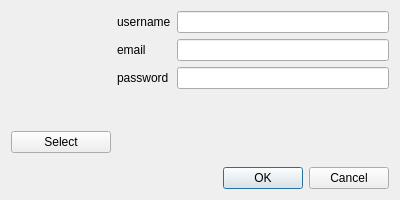
<?xml version="1.0" encoding="UTF-8"?>
<ui version="4.0">
 <class>UserInfoDialog</class>
 <widget class="QDialog" name="UserInfoDialog">
  <property name="geometry">
   <rect>
    <x>0</x>
    <y>0</y>
    <width>400</width>
    <height>200</height>
   </rect>
  </property>
  <property name="minimumSize">
   <size>
    <width>400</width>
    <height>200</height>
   </size>
  </property>
  <property name="maximumSize">
   <size>
    <width>400</width>
    <height>200</height>
   </size>
  </property>
  <property name="windowTitle">
   <string>User info edit</string>
  </property>
  <layout class="QGridLayout" name="gridLayout">
   <item row="0" column="0">
    <layout class="QHBoxLayout" name="horizontalLayout">
     <item>
      <layout class="QVBoxLayout" name="verticalLayout">
       <item>
        <widget class="QLabel" name="label_avatar">
         <property name="sizePolicy">
          <sizepolicy hsizetype="Fixed" vsizetype="Fixed">
           <horstretch>0</horstretch>
           <verstretch>0</verstretch>
          </sizepolicy>
         </property>
         <property name="minimumSize">
          <size>
           <width>100</width>
           <height>100</height>
          </size>
         </property>
         <property name="maximumSize">
          <size>
           <width>100</width>
           <height>100</height>
          </size>
         </property>
         <property name="text">
          <string/>
         </property>
        </widget>
       </item>
       <item>
        <widget class="QPushButton" name="pushButton_select_avatar">
         <property name="text">
          <string>Select</string>
         </property>
        </widget>
       </item>
      </layout>
     </item>
     <item>
      <layout class="QFormLayout" name="formLayout">
       <item row="1" column="1">
        <widget class="QLineEdit" name="lineEdit_email"/>
       </item>
       <item row="1" column="0">
        <widget class="QLabel" name="label_email">
         <property name="text">
          <string>email</string>
         </property>
        </widget>
       </item>
       <item row="2" column="0">
        <widget class="QLabel" name="label_password">
         <property name="text">
          <string>password</string>
         </property>
        </widget>
       </item>
       <item row="2" column="1">
        <widget class="QLineEdit" name="lineEdit_password"/>
       </item>
       <item row="0" column="0">
        <widget class="QLabel" name="label_username">
         <property name="text">
          <string>username</string>
         </property>
        </widget>
       </item>
       <item row="0" column="1">
        <widget class="QLineEdit" name="lineEdit_username"/>
       </item>
      </layout>
     </item>
    </layout>
   </item>
   <item row="1" column="0">
    <widget class="QDialogButtonBox" name="buttonBox">
     <property name="orientation">
      <enum>Qt::Horizontal</enum>
     </property>
     <property name="standardButtons">
      <set>QDialogButtonBox::Cancel|QDialogButtonBox::Ok</set>
     </property>
    </widget>
   </item>
  </layout>
 </widget>
 <resources/>
 <connections>
  <connection>
   <sender>buttonBox</sender>
   <signal>accepted()</signal>
   <receiver>UserInfoDialog</receiver>
   <slot>accept()</slot>
   <hints>
    <hint type="sourcelabel">
     <x>248</x>
     <y>254</y>
    </hint>
    <hint type="destinationlabel">
     <x>157</x>
     <y>274</y>
    </hint>
   </hints>
  </connection>
  <connection>
   <sender>buttonBox</sender>
   <signal>rejected()</signal>
   <receiver>UserInfoDialog</receiver>
   <slot>reject()</slot>
   <hints>
    <hint type="sourcelabel">
     <x>316</x>
     <y>260</y>
    </hint>
    <hint type="destinationlabel">
     <x>286</x>
     <y>274</y>
    </hint>
   </hints>
  </connection>
 </connections>
</ui>
